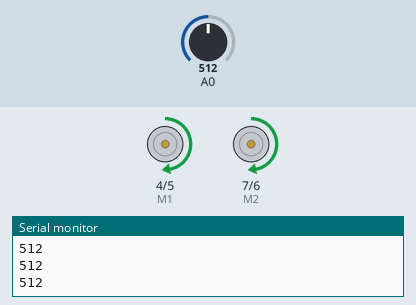
Simulated run of this sketch. Board: Arduino Uno, built with avr-gcc and run on an emulated ATmega328P. Parts: direction and speed pins drawn as motors (green arrow = direction pin HIGH = forward, orange = LOW = backward, longer = more drive), the last lines printed to the serial monitor. Inputs (shaded band) come from the test bench; at power-on: A0 = 512.

Above: at 1.2 s.
1.3 s: A0 set to 716
At 2.3 s:
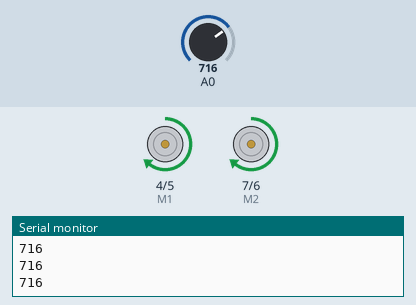
2.8 s: A0 set to 900
At 4.0 s:
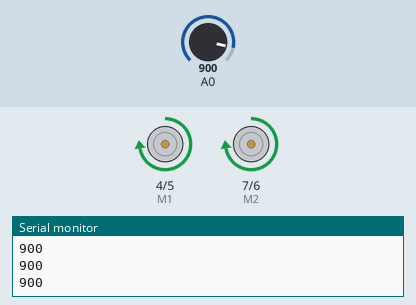
4.3 s: A0 set to 122
At 4.7 s:
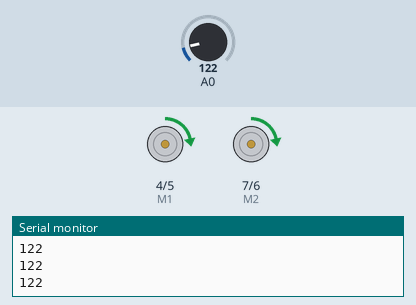
5.8 s: A0 set to 0
At 6.5 s:
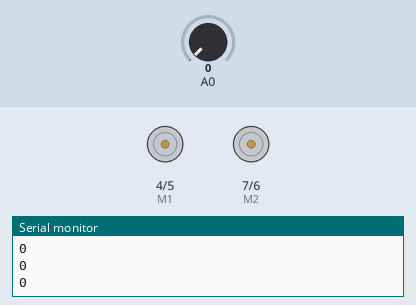
7.3 s: A0 set to 511
At 8.3 s:
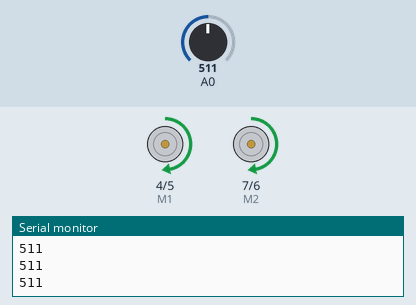
Timing chart, 0 to 9.8 s (numbered marks = the images above; inputs shaded):
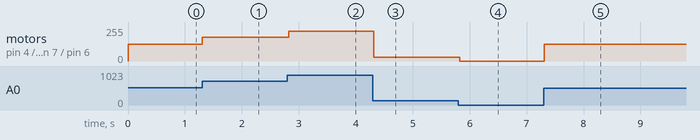

Measured:
- after the input at 1.3 s, motor on pin 4 (M1) / pin 5 (E1), motor on pin 7 (M2) / pin 6 (E2): forward 127/255 → forward 178/255 at once
- after the input at 2.8 s, motor on pin 4 (M1) / pin 5 (E1), motor on pin 7 (M2) / pin 6 (E2): forward 178/255 → forward 224/255 at once
- after the input at 4.3 s, motor on pin 4 (M1) / pin 5 (E1), motor on pin 7 (M2) / pin 6 (E2): forward 224/255 → forward 30/255 at once
- after the input at 5.8 s, motor on pin 4 (M1) / pin 5 (E1), motor on pin 7 (M2) / pin 6 (E2): forward 30/255 → stopped at once
- after the input at 7.3 s, motor on pin 4 (M1) / pin 5 (E1), motor on pin 7 (M2) / pin 6 (E2): stopped → forward 127/255 at once

The sketch:

DC_motor_with_potentiometer_single_direction.ino
```cpp
//------------------------------------------------------------------------------
// Programa para Ejercitar un Motor de CD (Corriente Directa)
//
// Para controlar la velocidad del motor se emplean señales moduladas por el
// del pulso que presentan, conocidas como señales PWM (Pulse Width Modulation)
//
// Se usa un potenciómetro para avanzar el movimiento.
//------------------------------------------------------------------------------

//-----[ Constantes y Variables ]-----
// Terminales PWM (Arduido) conectadas al módulo L298n para controlar velocidad:
int E1 = 5;   //
int M1 = 4;   //
int E2 = 6;   //
int M2 = 7;   //
//------------------------------------------------------------------------------
void setup() {
  Serial.begin (9600);  // Velocidad de la comunicación
  pinMode(M1, OUTPUT);  // Configurada como salida
  pinMode(M2, OUTPUT);  // Configurada como salida
}
//------------------------------------------------------------------------------
void loop() {
  int potentiometerVal = analogRead(A0);  // Lectura del potenciómetro
  Serial.println(potentiometerVal);       // Impresión del valor
  move_motors(potentiometerVal);          // Movimiento del motor
}
//------------------------------------------------------------------------------
//-----[ RUTINA del Movimiento del Motor ]-----
void move_motors(int potValue) {
  int mappedVal = map(potValue, 0, 1023, 0, 255); // Cálculo del valor
  digitalWrite(M1, HIGH);       // Tipo de movimiento ...
  digitalWrite(M2, HIGH);       // ... del motor
  analogWrite(E1, mappedVal);   // Señal de control de la velocidad (PWM)
  analogWrite(E2, mappedVal);   // Señal de control de la velocidad (PWM)
  delay(30);
}
//------------------------------------------------------------------------------
```
